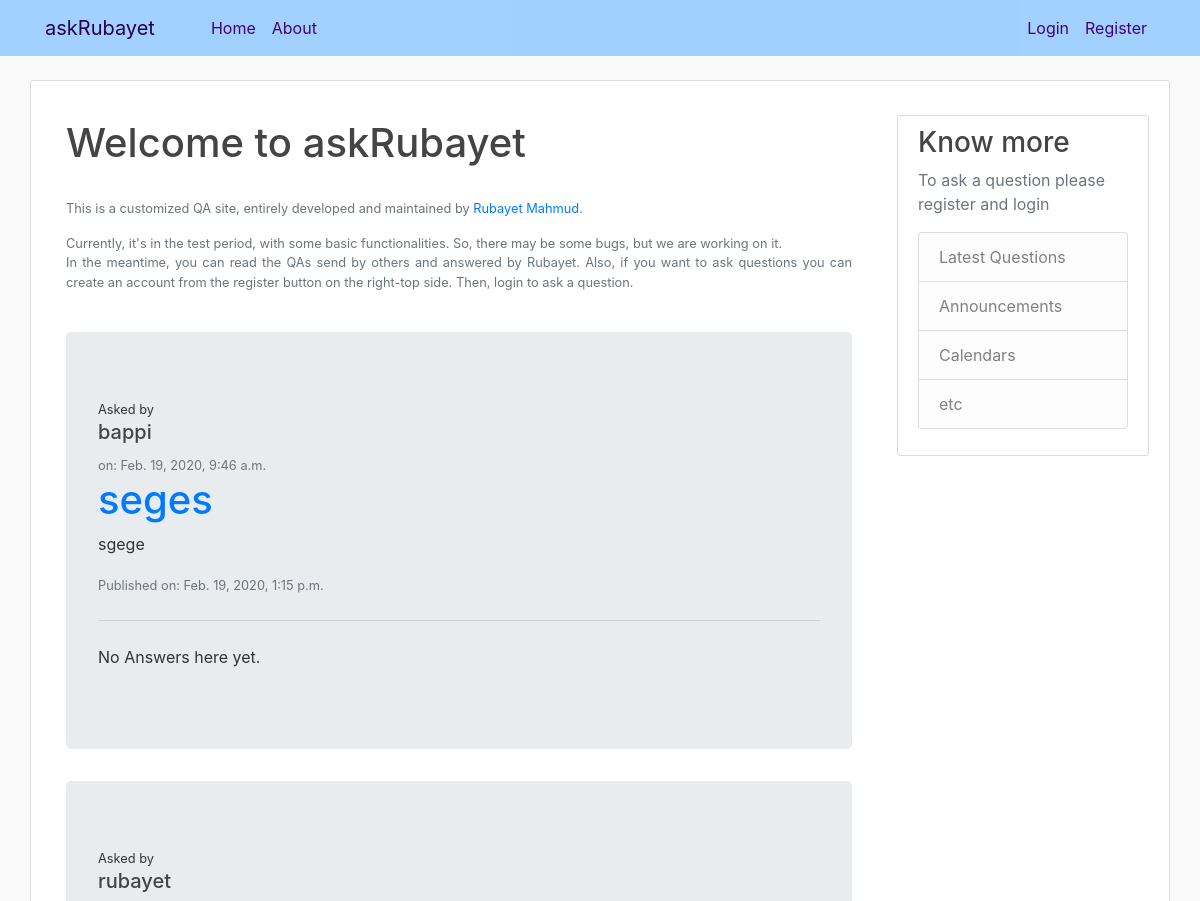
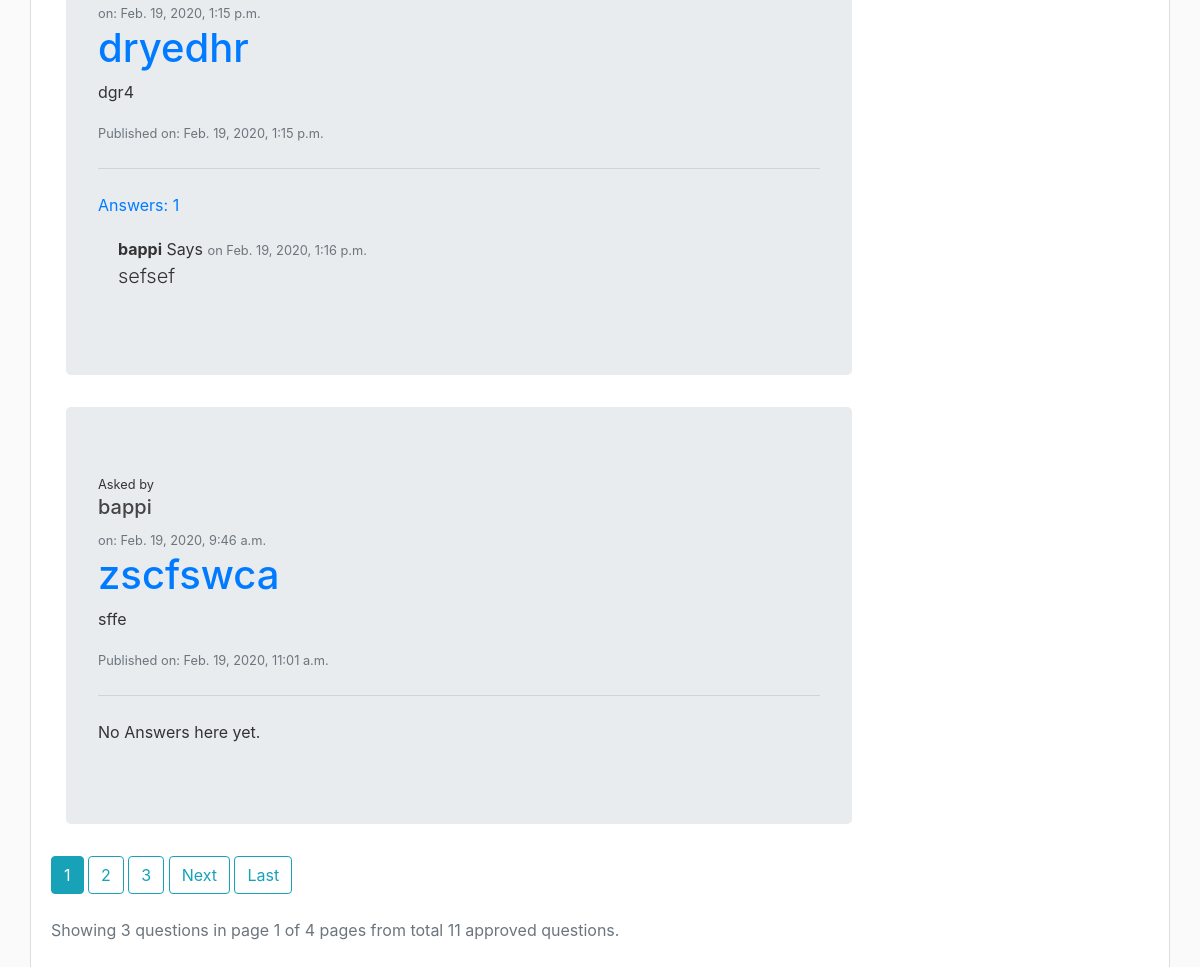
The app's page /, older data (2 pictures, top to bottom).
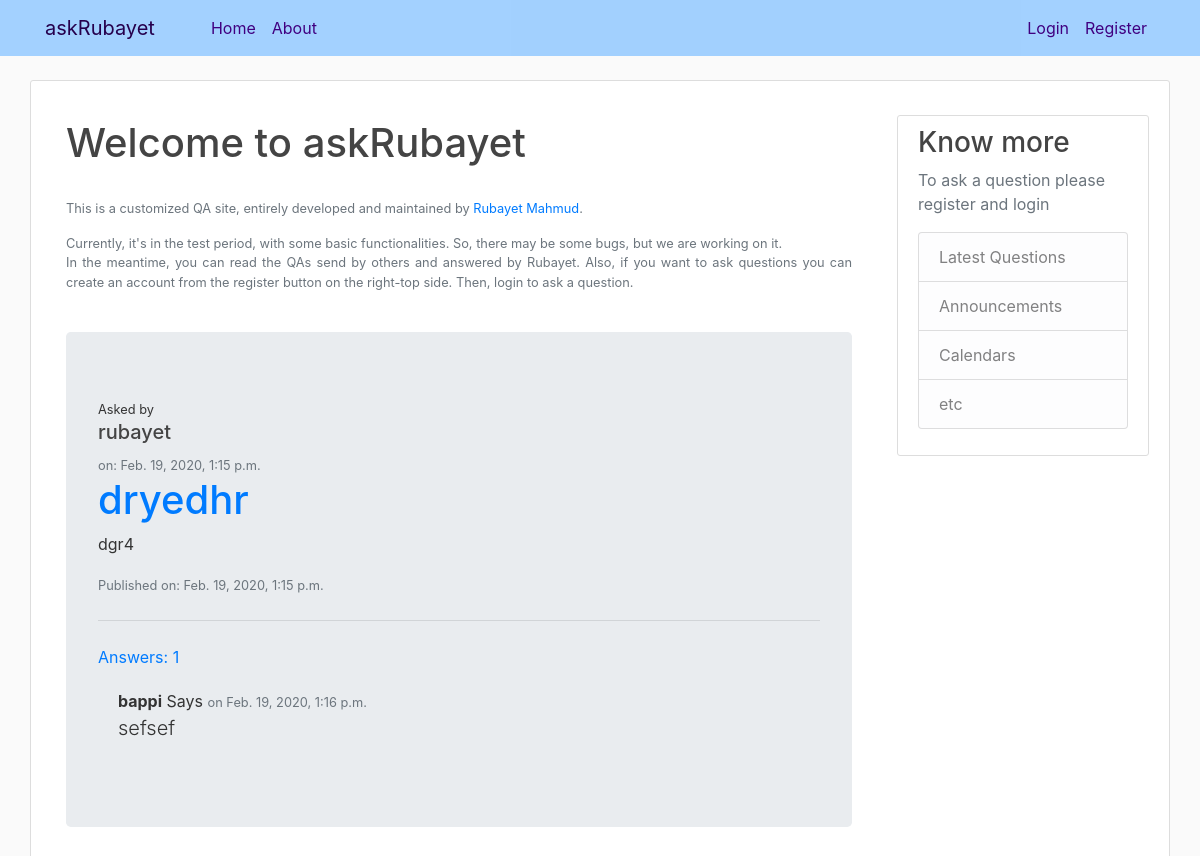
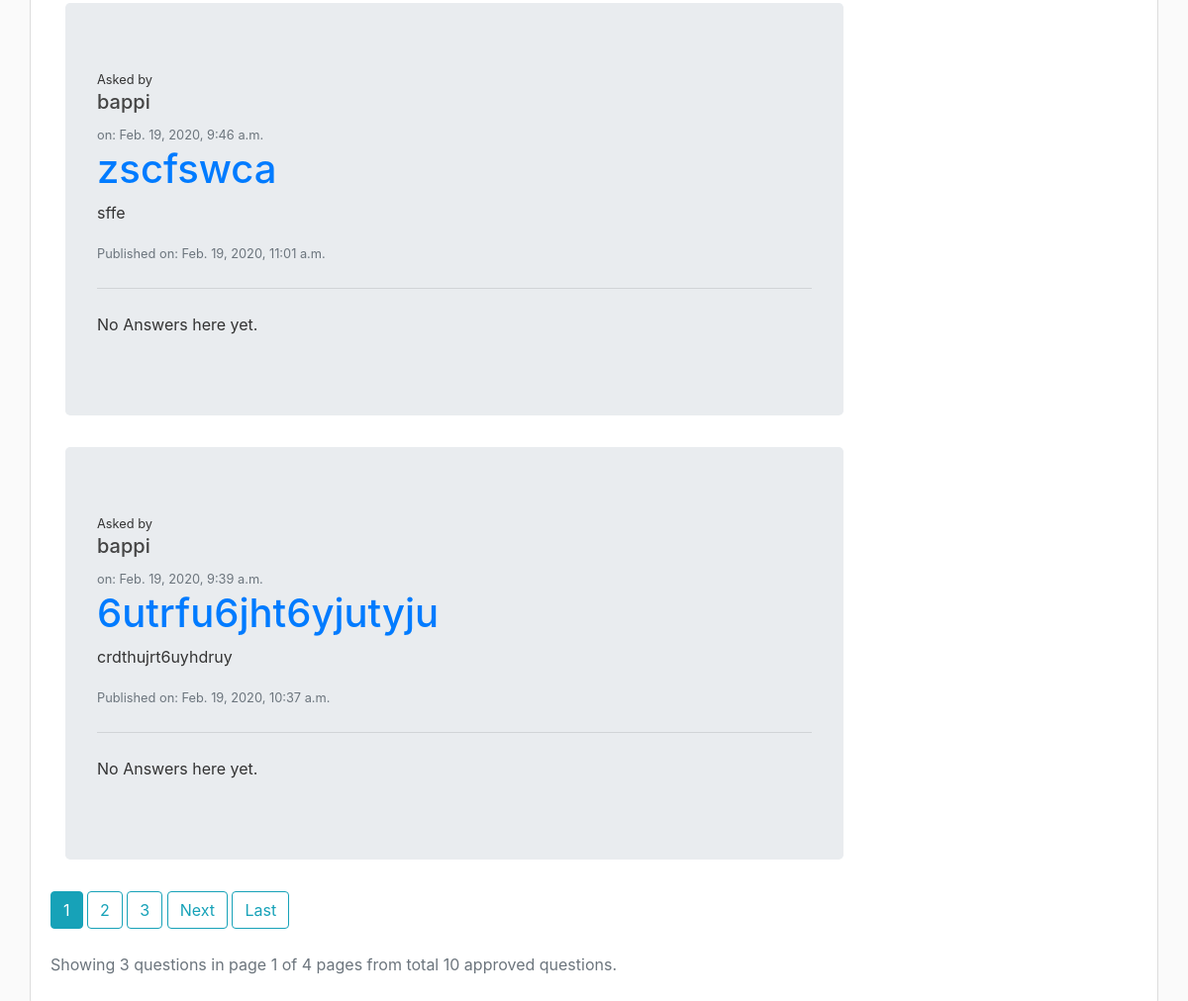
The same page, newer data (2 pictures, top to bottom).
### ask/models.py (models this page shows, shortened)
class Question(models.Model):
    author                  = models.ForeignKey(settings.AUTH_USER_MODEL, on_delete=models.CASCADE)
    title                   = models.CharField(max_length=300)
    optional_description    = models.TextField(blank=True, null=True)
    created_date            = models.DateTimeField(default=timezone.now)
    published_date          = models.DateTimeField(blank=True, null=True)
    def approved_answer(self):
        return self.answer.filter(approved_answer=True)

class Answer(models.Model):
    question            = models.ForeignKey('ask.question', on_delete=models.CASCADE, related_name='answer')
    author              = models.ForeignKey(settings.AUTH_USER_MODEL, on_delete=models.CASCADE)
    text                = models.TextField()
    created_date        = models.DateTimeField(default=timezone.now)
    approved_answer     = models.BooleanField(default=False)

### ask/views.py (the view)
# urls.py: path('', views.QuestionListView.as_view(), name='question_list'),
class QuestionListView(ListView):
    model = Question
    template_name = 'ask/question_list.html'
    context_object_name = 'questions'
    paginate_by = 3
    def get_queryset(self):
        return Question.objects.filter(published_date__lte=timezone.now()).order_by('-published_date')

### ask/templates/ask/question_list.html (shortened to what this page needs)
{% extends "ask/base.html" %}
{% block content %}
<div class="container">
  {% if not user.is_authenticated %}
     <h1 class="mt-1">Welcome to askRubayet</h1>
     <small class="container text-muted mt-4">
        <p>This is a customized QA site, entirely developed and maintained by
        <a href="https://www.mrubayet.com">Rubayet Mahmud</a>.
        </p>
        <p>
        Currently, it's in the test period, with some basic functionalities.
        So, there may be some bugs, but we are working on it.
        <br>
        In the meantime, you can read the QAs send by others and answered by Rubayet.
        Also, if you want to ask questions you can create an account from
        the register button on the right-top side. Then, login to ask a question.
        </p>
     </small>
 {% endif %}
  {% for question in questions %}
  <div class="jumbotron">
    <small>Asked by</small>
    <h5>{{ question.author }}</h5>
    <small class="text-muted"> on: {{ question.created_date }}</small>
    <h1 class="display-5"><a href="{% url 'question_detail' pk=question.pk %}">{{ question.title }}</a></h1>
    <p >{{ question.optional_description }}</p>
    {% if question.published_date %}
      <small class="text-muted">Published on: {{ question.published_date }}</small>
    {% endif %}
    <hr class="my-4">
    {% if question.approved_answer %}
    <p class="display-5"><a href="{% url 'question_detail' pk=question.pk %}">Answers: {{ question.approved_answer.count }}</a></p>
      {% for ans in question.answer.all %}
        {% if ans.approved_answer %}
          <div class="answer">
            <strong>{{ ans.author }}</strong> Says
            <small class="text-muted">on {{ans.created_date }} </small>
            <p class="lead">{{ ans.text }}</p>
          </div>
        {% endif %}
      {% endfor %}
    {% else %}
      <p>No Answers here yet.</p>
    {% endif %}
  </div>
  {% endfor %}
</div>
{% if is_paginated %}
  {% for num in page_obj.paginator.page_range %}
    {% if page_obj.number == num %}
      <a class="btn btn-info mb-4" href="?page={{ num }}">{{ num }}</a>
    {% elif num > page_obj.number|add:'-3' and num < page_obj.number|add:'3' %}
      <a class="btn btn-outline-info mb-4" href="?page={{ num }}">{{ num }}</a>
    {% endif %}
  {% endfor %}
  {% if page_obj.has_next %}
    <a class="btn btn-outline-info mb-4"
    href="?page={{ page_obj.next_page_number }}">Next</a>
    <a class="btn btn-outline-info mb-4"
    href="?page={{ page_obj.paginator.num_pages }}">Last</a>
  {% endif %}
{% endif %}
<p class="text-muted">Showing {{ page_obj.object_list.count }} questions in
  page {{ page_obj.number }} of  {{ page_obj.paginator.num_pages }}
  pages from total {{ page_obj.paginator.count }} approved questions.
</p>
{% endblock content %}

Row changes from the older to the newer data that the page shows:
removed Question: author "bappi", created_date "Feb. 19, 2020, 9:46 a.m.", title "seges", optional_description "sgege", published_date "Feb. 19, 2020, 1:15 p.m.", shows "No Answers here yet."
now on this page (row unchanged): Question: author "bappi", created_date "Feb. 19, 2020, 9:39 a.m.", title "6utrfu6jht6yjutyju", optional_description "crdthujrt6uyhdruy", published_date "Feb. 19, 2020, 10:37 a.m.", shows "No Answers here yet."
Text that changed along with them:
{{ page_obj.paginator.count }}: "11" → "10"
